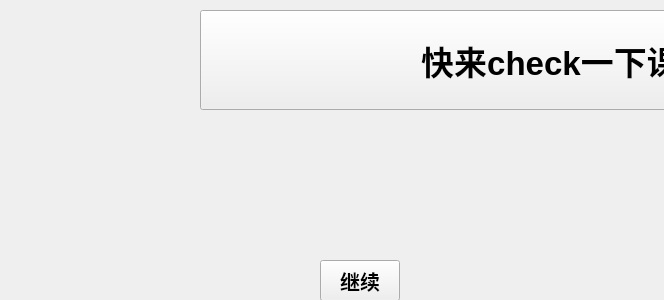
<?xml version="1.0" encoding="UTF-8"?>
<ui version="4.0">
 <class>PPT8</class>
 <widget class="QWidget" name="PPT8">
  <property name="geometry">
   <rect>
    <x>0</x>
    <y>0</y>
    <width>664</width>
    <height>300</height>
   </rect>
  </property>
  <property name="font">
   <font>
    <weight>75</weight>
    <bold>true</bold>
   </font>
  </property>
  <property name="windowTitle">
   <string>Form</string>
  </property>
  <widget class="QPushButton" name="pushButton">
   <property name="geometry">
    <rect>
     <x>320</x>
     <y>260</y>
     <width>80</width>
     <height>41</height>
    </rect>
   </property>
   <property name="font">
    <font>
     <pointsize>15</pointsize>
    </font>
   </property>
   <property name="text">
    <string>继续</string>
   </property>
   <property name="icon">
    <iconset resource="res.qrc">
     <normaloff>:/P1-6/IMAGE/jx (2).jpg</normaloff>:/P1-6/IMAGE/jx (2).jpg</iconset>
   </property>
   <property name="iconSize">
    <size>
     <width>24</width>
     <height>24</height>
    </size>
   </property>
  </widget>
  <widget class="QPushButton" name="gz2">
   <property name="geometry">
    <rect>
     <x>200</x>
     <y>10</y>
     <width>800</width>
     <height>100</height>
    </rect>
   </property>
   <property name="font">
    <font>
     <pointsize>25</pointsize>
    </font>
   </property>
   <property name="text">
    <string>快来check一下课表吧！</string>
   </property>
  </widget>
 </widget>
 <resources>
  <include location="res.qrc"/>
 </resources>
 <connections/>
</ui>
